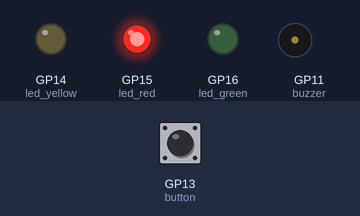
This program was run on a simulated Raspberry Pi Pico running MicroPython. Parts: output pins drawn as LEDs (lit = HIGH), buzzer (waves = sounding, pin HIGH). Inputs (shaded band) come from the test bench; at power-on: GP13 (button) LOW. Threads take turns every 2 ms.

Above: at 1.2 s.
1.3 s: GP13 (button) pulled HIGH for 0.15 s
At 8.0 s:
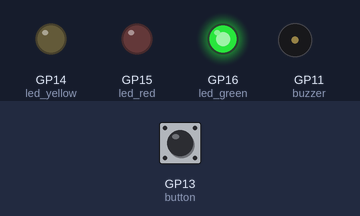
At 27.3 s:
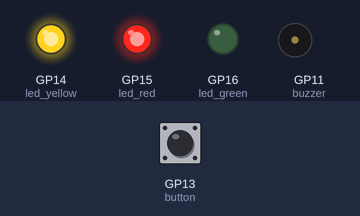
Timing chart, 0 to 29.2 s (numbered marks = the images above; inputs shaded):
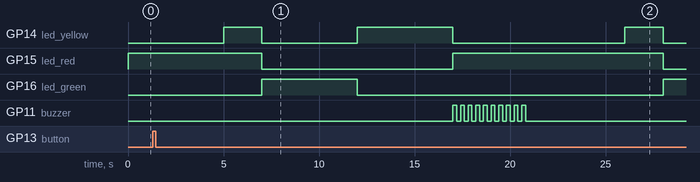

The program:

trafficLights.py
```python
from machine import Pin
from utime import sleep
import _thread

led_red = Pin(15, Pin.OUT)
led_yellow = Pin(14, Pin.OUT)
led_green = Pin(16, Pin.OUT)

button = Pin(13, Pin.IN, Pin.PULL_DOWN)
buzzer = Pin(11, Pin.OUT)

global button_pressed
button_pressed = False

def button_reader_thread():
    global button_pressed
    while True:
        if button.value() == 1:
            button_pressed = True
        sleep(0.01)

_thread.start_new_thread(button_reader_thread, ())

while True:
    if button_pressed == True:
        led_red.value(1)
        for i in range(10):
            buzzer.value(1)
            sleep(0.2)
            buzzer.value(0)
            sleep(0.2)
        global button_pressed
        button_pressed = False
    led_red.value(1)
    sleep(5)
    led_yellow.value(1)
    sleep(2)
    led_red.value(0)
    led_yellow.value(0)
    led_green.value(1)
    sleep(5)
    led_green.value(0)
    led_yellow.value(1)
    sleep(5)
    led_yellow.value(0)
```

Measured:
- after the input at 1.3 s, GP11 (buzzer): alternates HIGH for 0.20 s and LOW for 0.20 s, 20 changes in all, then stays LOW, starting after 15.7 s
